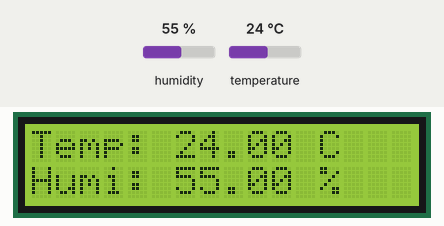
Bench run of a sketch on a simulated Arduino Uno, built with avr-gcc and run on an emulated ATmega328P. Shown: 16×2 character LCD. The inputs (shaded band) are chosen by the test bench; at power-on: humidity 55 %, temperature 24 °C. What the sketch prints to the serial monitor is not drawn.

Above: at 3.7 s.
3.8 s: humidity set to 22 %
At 6.4 s:
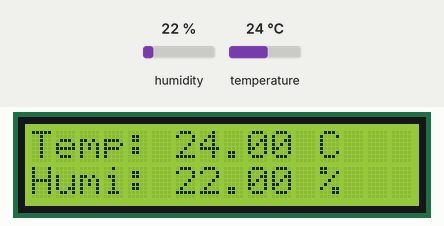
6.8 s: temperature set to 12 °C
At 7.6 s:
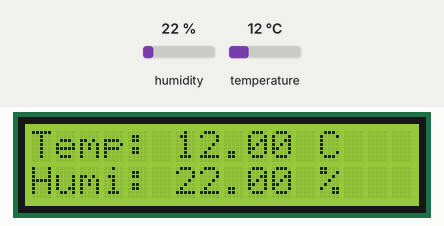
9.8 s: humidity set to 40 %
At 12.2 s:
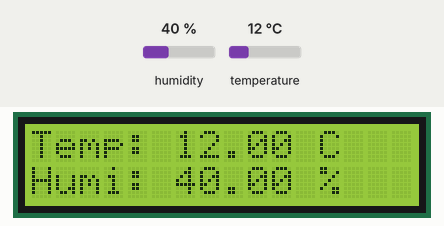
12.8 s: temperature set to 19 °C
At 14.5 s:
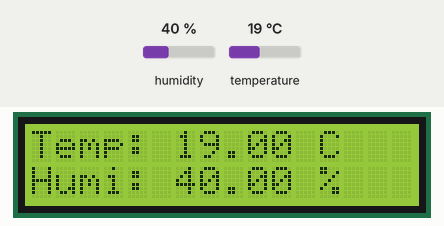
Timing chart, 0 to 16.0 s (numbered marks = the images above; inputs shaded):
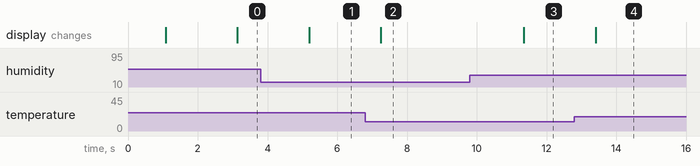

The sketch:

sketch_lcdtemper_test1.ino
```cpp
/*
  온습도 센서(DHT11) 값을 I2C LCD에 표시하고,
  시리얼 모니터에 측정 로그를 출력하는 스케치입니다.
*/

// 1. 라이브러리 포함
#include <Wire.h>                 // I2C 통신을 위한 라이브러리
#include <LiquidCrystal_I2C.h>    // I2C LCD 라이브러리
#include <DHT.h>                  // DHT 센서 라이브러리

// 2. 핀 및 센서 타입 설정
#define DHTPIN 7       // DHT11 센서의 DATA 핀을 2번 핀에 연결
#define DHTTYPE DHT11  // 사용하는 센서 타입 (DHT11)

// 3. 객체 생성
// LCD 객체 생성 (I2C 주소, LCD 열, LCD 행)
// ※ LCD 주소는 0x27 또는 0x3F가 일반적입니다. 안되면 0x3F로 바꿔보세요.
LiquidCrystal_I2C lcd(0x27, 16, 2);

// DHT 객체 생성
DHT dht(DHTPIN, DHTTYPE);

void setup() {
  // 시리얼 모니터 시작 (로그 출력을 위해)
  Serial.begin(9600);
  Serial.println("--- 온습도 측정 시작 ---");

  // LCD 시작
  lcd.begin(16 , 2);
  lcd.backlight(); // 백라이트 켜기
  lcd.clear();     // 화면 지우기

  // DHT 센서 시작
  dht.begin();

  // LCD 초기 메시지
  lcd.setCursor(0, 0); // 1번째 줄, 1번째 칸
  lcd.print("Reading Sensor");
  delay(1000);
  lcd.clear();
}

void loop() {
  // 2초마다 온습도 측정 (DHT11은 측정 주기가 2초 정도 필요)
  delay(2000);

  // 온습도 값 읽기
  float h = dht.readHumidity();    // 습도(%)
  float t = dht.readTemperature(); // 온도(섭씨, °C)

  // 값 읽기 실패 시 (인터넷 연결이 아닌 센서 연결 확인)
  if (isnan(h) || isnan(t)) {
    Serial.println("DHT11 센서 읽기 실패!");

    // LCD에 에러 표시
    lcd.clear();
    lcd.setCursor(0, 0);
    lcd.print("Sensor Error");
    return; // loop 함수를 처음부터 다시 시작
  }

  // --- 요청사항 1: 시리얼 모니터에 로그 출력 ---
  Serial.print("측정 시간: ");
  Serial.print(millis() / 1000); // 프로그램 시작 후 경과 시간(초)
  Serial.print("초, ");
  Serial.print("습도: ");
  Serial.print(h);
  Serial.print(" %, ");
  Serial.print("온도: ");
  Serial.print(t);
  Serial.println(" °C");

  // --- 요청사항 2: LCD 화면에 온습도 표시 ---

  lcd.clear(); // 이전 값 지우기

  // 1번째 줄: 온도 표시
  lcd.setCursor(0, 0); // 1번째 줄, 1번째 칸
  lcd.print("Temp: ");
  lcd.print(t);
  lcd.print(" C");

  // 2번째 줄: 습도 표시
  lcd.setCursor(0, 1); // 2번째 줄, 1번째 칸
  lcd.print("Humi: ");
  lcd.print(h);
  lcd.print(" %");


}
```

Measured:
- after the input at 3.8 s, the display: changes after 1.4 s (image 1)
- after the input at 6.8 s, the display: changes after 0.45 s (image 2)
- after the input at 9.8 s, the display: changes after 1.6 s (image 3)
- after the input at 12.8 s, the display: changes after 0.61 s (image 4)
